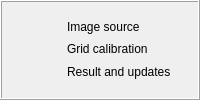
                 <widget class="QFrame" name="stepsInCalibSeq">
                  <property name="sizePolicy">
                   <sizepolicy hsizetype="Fixed" vsizetype="Fixed">
                    <horstretch>0</horstretch>
                    <verstretch>0</verstretch>
                   </sizepolicy>
                  </property>
                  <property name="frameShape">
                   <enum>QFrame::Box</enum>
                  </property>
                  <property name="frameShadow">
                   <enum>QFrame::Raised</enum>
                  </property>
                  <layout class="QVBoxLayout" name="verticalLayout_9">
                   <item>
                    <layout class="QGridLayout" name="gridLayout_6">
                     <property name="spacing">
                      <number>7</number>
                     </property>
                     <item row="0" column="0">
                      <widget class="QLabel" name="iconImgSrcStep">
                       <property name="sizePolicy">
                        <sizepolicy hsizetype="Fixed" vsizetype="Fixed">
                         <horstretch>0</horstretch>
                         <verstretch>0</verstretch>
                        </sizepolicy>
                       </property>
                       <property name="minimumSize">
                        <size>
                         <width>15</width>
                         <height>15</height>
                        </size>
                       </property>
                       <property name="maximumSize">
                        <size>
                         <width>15</width>
                         <height>15</height>
                        </size>
                       </property>
                       <property name="text">
                        <string/>
                       </property>
                       <property name="pixmap">
                        <pixmap>resources/iconGreenArrow.png</pixmap>
                       </property>
                       <property name="scaledContents">
                        <bool>true</bool>
                       </property>
                       <property name="alignment">
                        <set>Qt::AlignLeading|Qt::AlignLeft|Qt::AlignVCenter</set>
                       </property>
                      </widget>
                     </item>
                     <item row="0" column="1">
                      <widget class="QLabel" name="imgSrcStep">
                       <property name="sizePolicy">
                        <sizepolicy hsizetype="Fixed" vsizetype="Fixed">
                         <horstretch>0</horstretch>
                         <verstretch>0</verstretch>
                        </sizepolicy>
                       </property>
                       <property name="text">
                        <string>Image source</string>
                       </property>
                      </widget>
                     </item>
                     <item row="1" column="0">
                      <widget class="QLabel" name="iconGridCalibStep">
                       <property name="sizePolicy">
                        <sizepolicy hsizetype="Fixed" vsizetype="Fixed">
                         <horstretch>0</horstretch>
                         <verstretch>0</verstretch>
                        </sizepolicy>
                       </property>
                       <property name="minimumSize">
                        <size>
                         <width>15</width>
                         <height>15</height>
                        </size>
                       </property>
                       <property name="maximumSize">
                        <size>
                         <width>15</width>
                         <height>15</height>
                        </size>
                       </property>
                       <property name="text">
                        <string/>
                       </property>
                       <property name="pixmap">
                        <pixmap>resources/iconGreenArrow.png</pixmap>
                       </property>
                       <property name="scaledContents">
                        <bool>true</bool>
                       </property>
                      </widget>
                     </item>
                     <item row="1" column="1">
                      <widget class="QLabel" name="gridCalibStep">
                       <property name="sizePolicy">
                        <sizepolicy hsizetype="Fixed" vsizetype="Fixed">
                         <horstretch>0</horstretch>
                         <verstretch>0</verstretch>
                        </sizepolicy>
                       </property>
                       <property name="text">
                        <string>Grid calibration</string>
                       </property>
                      </widget>
                     </item>
                     <item row="2" column="0">
                      <widget class="QLabel" name="iconResultUpdatesStep">
                       <property name="sizePolicy">
                        <sizepolicy hsizetype="Fixed" vsizetype="Fixed">
                         <horstretch>0</horstretch>
                         <verstretch>0</verstretch>
                        </sizepolicy>
                       </property>
                       <property name="minimumSize">
                        <size>
                         <width>15</width>
                         <height>15</height>
                        </size>
                       </property>
                       <property name="maximumSize">
                        <size>
                         <width>15</width>
                         <height>15</height>
                        </size>
                       </property>
                       <property name="text">
                        <string/>
                       </property>
                       <property name="pixmap">
                        <pixmap>resources/iconGreenArrow.png</pixmap>
                       </property>
                       <property name="scaledContents">
                        <bool>true</bool>
                       </property>
                      </widget>
                     </item>
                     <item row="2" column="1">
                      <widget class="QLabel" name="resultUpdatesStep">
                       <property name="sizePolicy">
                        <sizepolicy hsizetype="Preferred" vsizetype="Preferred">
                         <horstretch>0</horstretch>
                         <verstretch>0</verstretch>
                        </sizepolicy>
                       </property>
                       <property name="text">
                        <string>Result and updates</string>
                       </property>
                      </widget>
                     </item>
                    </layout>
                   </item>
                  </layout>
                 </widget>
